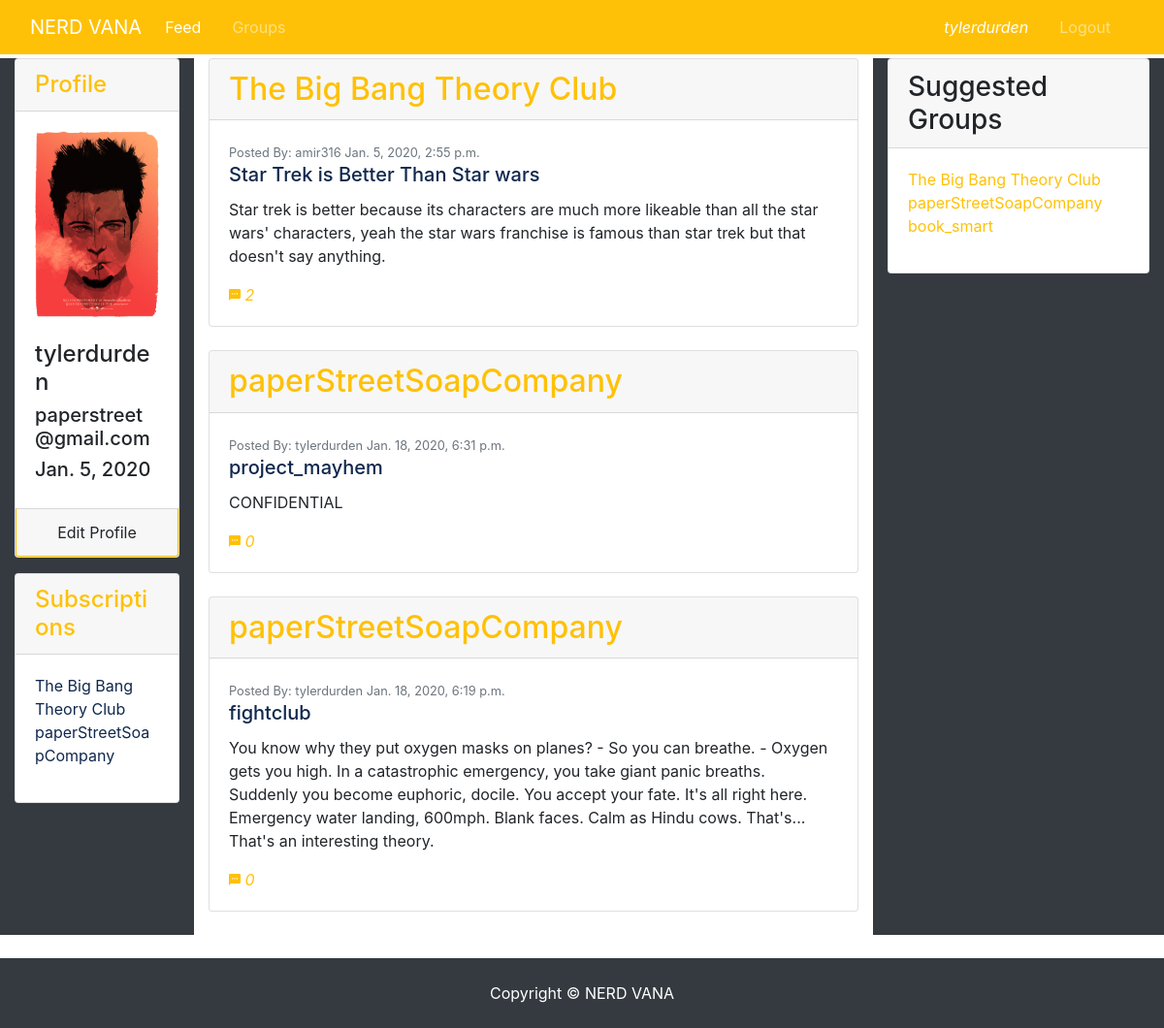
Screenshot of /user/homepage/ (signed in) with the database file from the repository.
### customuser/models.py (models this page shows, shortened)
class CustomUser(User,models.Model):
    photo    = models.ImageField(upload_to='photos/%Y/%m/%d/')

### group/models.py (models this page shows)
class Group(models.Model):
    name         = models.CharField(max_length=200)
    description  = models.TextField()
    date_created = models.DateTimeField(auto_now_add=True)
    slug         = models.SlugField()
    creator      = models.CharField(max_length=200)
    members      = models.ManyToManyField(CustomUser,related_name="members")
    def __str__(self):
        return self.name

### posts/models.py (models this page shows)
class Post(models.Model):
    title    = models.CharField(max_length=200)
    creator  = models.CharField(max_length=200)
    group    = models.ForeignKey(Group,on_delete=models.CASCADE,related_name="posts")
    content  = models.TextField()
    published_date = models.DateTimeField(auto_now_add=True)
    def __str__(self):
        return self.title

### customuser/views.py (the view)
# urls.py: path('homepage/',HomePageView.as_view(),name="homepage"),
class HomePageView(View):
    def get(self,request):
        template_name="user/feed.html"
        group_list=Group.objects.all()
        username=request.user.username
        user=CustomUser.objects.all().filter(username=username).first()
        groups=user.members.all()
        posts=[]
        for group in groups:
            posts+=(list(group.posts.all().order_by('-published_date')))
        context={'posts':posts,'groups':group_list,'user':user}
        return render(request,template_name,context)

### customuser/templates/user/feed.html (shortened to what this page needs)
{% extends 'user/user_base.html' %}
{% load static %}
{% block body-block %}
<div class="container-fluid">
        <div class="row">
            <div class="col-sm-2 bg-dark">
             <div class="card">
                <h4 class="card-header text-warning">Profile</h4>
                <div class="card-body">
                    <h2><img class="img-main img-fluid mb-3" src="{{ user.photo.url }}"></h2>
                    <h4>{{ user.username }}</h4>
                    <h5>{{ user.email }}</h5>
                    <h5>{{ user.date_joined.date }}</h5>
                </div>
                <a class= "text-center card-footer btn btn-warning"href="#">Edit Profile</a>
            </div>
            <div class="card mt-3">
                    <h4 class="card-header text-warning">Subscriptions</h4>
                    <div class="card-body">
                        <ul class="list-unstyled">
                            {% for group in user.members.all %}
                                <li><a class="card-link"href="{% url 'detail_group' group.pk %}">{{ group }}</a></li>
                            {% endfor %}
                        </ul>
                    </div>
            </div>
        </div>
            <div class="col-md-7 main-content">
                {% if posts %}
                <ul class="list-unstyled">
                    {% for post in posts %}
                    <li class="card mb-4">
                    <div class="card-header h2 text-warning">{{ post.group }}</div>
                        <div class="card-body">
                            <small class="text-muted">Posted By: {{ post.creator }} {{ post.published_date }}</small>
                            <h5 class="card-title"><a class="card-link"href=" {% url 'detail_post' post.pk %}">{{ post }}</a></h5>
                            <p class="card-text">{{ post.content }}</p>
                            <i class="ion-android-textsms text-warning" > {{post.comment.count}}</i>
                    {% endfor %}
                    </ul>
                    {% else %}
                    <p>There are no posts to show</p>
                {% endif %}
            </div>
            <div class="col-sm-3 bg-dark">
            <div class="card">
             <h3 class="card-header"> Suggested Groups</h3>
             <div class="card-body">
              {% if groups %}
               <ul class="list-unstyled">
                {% for group in groups %}
                  <li><a  class="card-link text-warning d-block" href="{% url 'detail_group' group.pk %}">{{ group.name }}</a></li>
                {% endfor %}
              </ul>
              {% else %}
                <p>No groups</p>
              {% endif %}
            </div>
            </div>
            </div>
        </div>
    </div>
{% endblock %}

### templates/partials/_navbar.html (shortened to what this page needs)
<nav class="navbar navbar-expand-lg navbar-dark bg-warning sticky-top mb-1">
    <div class="container-fluid">
    <a href="#"class="navbar-brand">NERD VANA</a>
    <div class="collapse navbar-collapse" id="navbarNavAltMarkup">
        <ul class="navbar-nav">
            <li {% if 'homepage' in request.path %}
                class="nav-item active text-info mr-3"
                {% else %}
                class="nav-item mr-3"
                {% endif %}
            >
            <a class="nav-link" href="{% url 'homepage' %}">Feed</a>
            </li>
            <li {% if 'group' in request.path %}
                class="nav-item active mr-3"
                {% else %}
                class="nav-item mr-3"
                {% endif %}
            >
            <a class="nav-link" href="{% url 'list_group' %}">Groups</a>
            </li>
        </ul>
        <ul class="navbar-nav ml-auto">
                {% if user.is_authenticated %}
                <li {% if '/' in request.path %}
                class="nav-item active mr-3"
                {% else %}
                class="nav-item mr-3"
                {% endif %}>
                <a class="nav-link" href=""><cite> {{ user.username }} </cite> </a>
               </li>
                <li class="nav-item mr-3">
                  <a href="{% url 'logout' %}" class="nav-link"> Logout</a>
                </li>
            {% endif %}
    </div>
    </div>
</nav>

### rows the page displays
CustomUser: photo (picture)
Group: name "The Big Bang Theory Club"
Group: name "paperStreetSoapCompany"
Post: group "The Big Bang Theory Club", creator "amir316", published_date "Jan. 5, 2020, 2:55 p.m.", title "Star Trek is Better Than Star wars", content "Star trek is better because its characters are much more likeable than all the star wars' characters, yeah the star wars franchise is famous than star trek but that doesn't say anything.", comment.count "2"
Post: group "paperStreetSoapCompany", creator "tylerdurden", published_date "Jan. 18, 2020, 6:31 p.m.", title "project_mayhem", content "CONFIDENTIAL", comment.count "0"
Post: group "paperStreetSoapCompany", creator "tylerdurden", published_date "Jan. 18, 2020, 6:19 p.m.", title "fightclub", content "You know why they put oxygen masks on planes? - So you can breathe. - Oxygen gets you high. In a catastrophic emergency, you take giant panic breaths. Suddenly you become euphoric, docile. You accept your fate. It's all right here. Emergency water landing, 600mph. Blank faces. Calm as Hindu cows. That's... That's an interesting theory.", comment.count "0"
Group: name "book_smart"

### other values shown
{{ user.username }} "tylerdurden"
{{ user.email }} "paperstreet@gmail.com"
{{ user.date_joined.date }} "Jan. 5, 2020"
